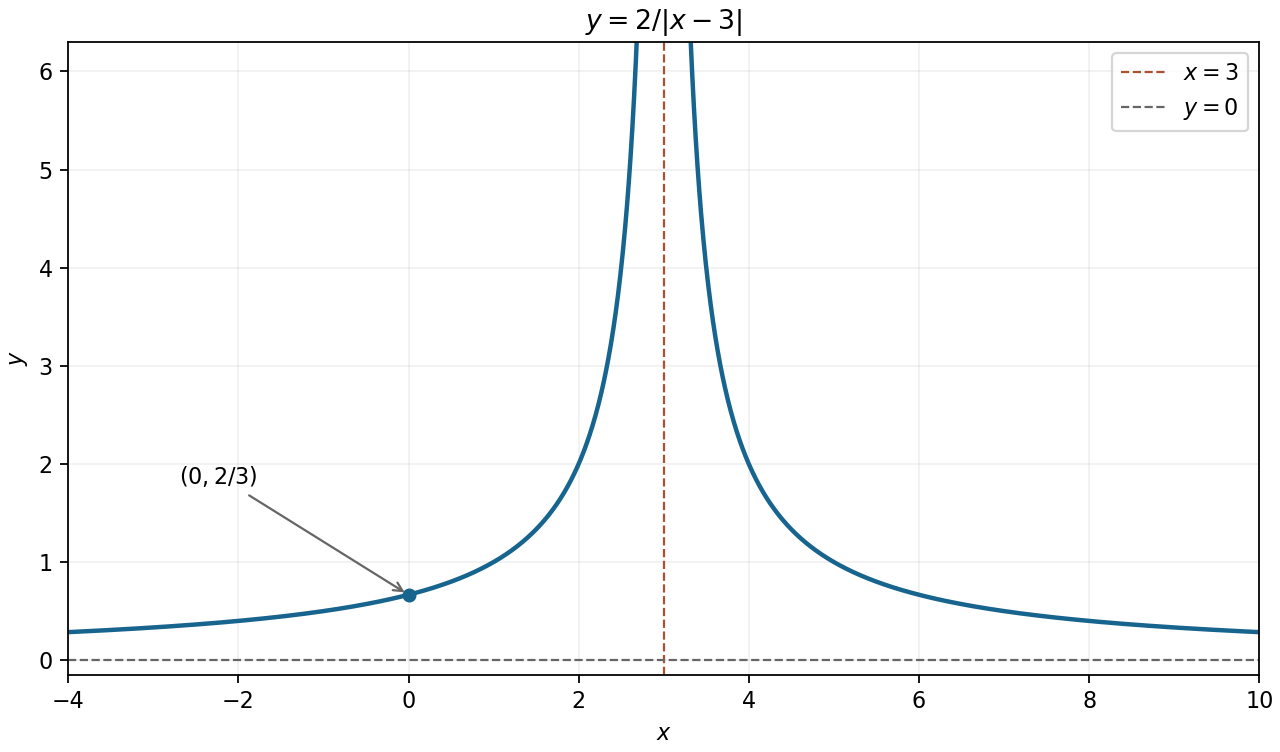

The Python source for this figure:
"""Original mathematical illustration; write the PNG basename to the cwd.

Tested with Python 3.14.4, NumPy 2.3.5 and Matplotlib 3.10.7.
"""
from pathlib import Path
import matplotlib
matplotlib.use("Agg")
import matplotlib.pyplot as plt
import numpy as np

def main():
    fig,ax=plt.subplots(figsize=(8,4.7),layout="constrained",facecolor="white")
    for left,right in [(-4,2.98),(3.02,10)]:
        x=np.linspace(left,right,1000)
        ax.plot(x,2/np.abs(x-3),color="#17648e",lw=2)
    ax.axvline(3,color="#ab5133",ls="--",lw=1,label="$x=3$")
    ax.axhline(0,color=".4",ls="--",lw=1,label="$y=0$")
    ax.scatter([0],[2/3],color="#17648e",s=28,zorder=5)
    ax.annotate(r"$(0,2/3)$",(0,2/3),(-2.7,1.8),fontsize=10,arrowprops={"arrowstyle":"->","color":".4"})
    ax.set(xlim=(-4,10),ylim=(-.15,6.3),xlabel="$x$",ylabel="$y$",title=r"$y=2/|x-3|$")
    ax.grid(alpha=.18)
    ax.legend(loc="upper right")
    fig.savefig(Path(__file__).with_suffix(".png").name,dpi=160,facecolor="white")
    plt.close(fig)


if __name__ == "__main__":
    main()
